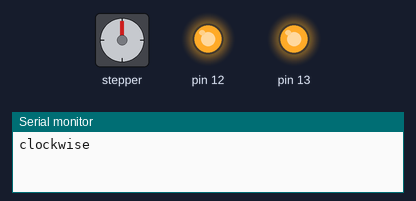
Recording of a sketch running on a simulated Arduino Uno, built with avr-gcc and run on an emulated ATmega328P. On the bench: stepper motor, output pins drawn as LEDs (lit = HIGH), the last lines printed to the serial monitor. Stepper angles assume 200 steps per turn.

Above: at 0.05 s.
At 3.0 s:
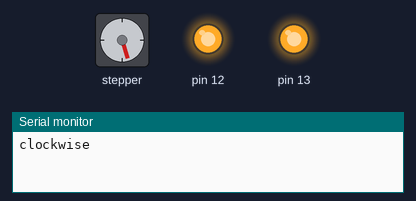
At 6.0 s:
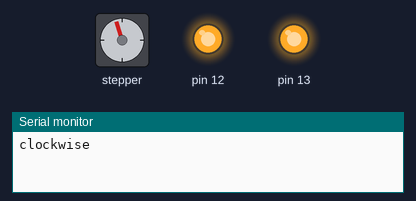
At 12.25 s:
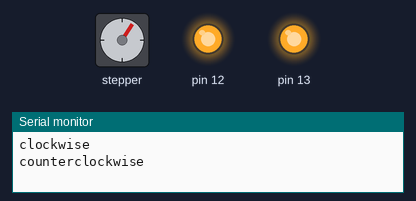
Timing chart, 0 to 17.0 s (numbered marks = the images above):
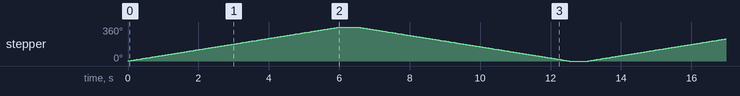

The sketch:

stepper.ino
```cpp
#include <Stepper.h>

const int stepsPerRevolution = 200;

Stepper myStepper(stepsPerRevolution, 44, 45, 46, 47);

void setup() {
  // set the speed at 60 rpm:
  myStepper.setSpeed(10);
  // initialize the serial port:
  Serial.begin(9600);
  pinMode(12, OUTPUT);
  digitalWrite(12, HIGH);
  pinMode(13, OUTPUT);
  digitalWrite(13, HIGH);
}

void loop() {
  Serial.println("clockwise");
  myStepper.step(stepsPerRevolution);
  delay(500);
  Serial.println("counterclockwise");
  myStepper.step(-stepsPerRevolution);
  delay(500);
}
```

Measured:
- by itself, stepper: turns 360° clockwise in 6.0 s, then 360° counter-clockwise in 6.0 s, repeating every 13.1 s
